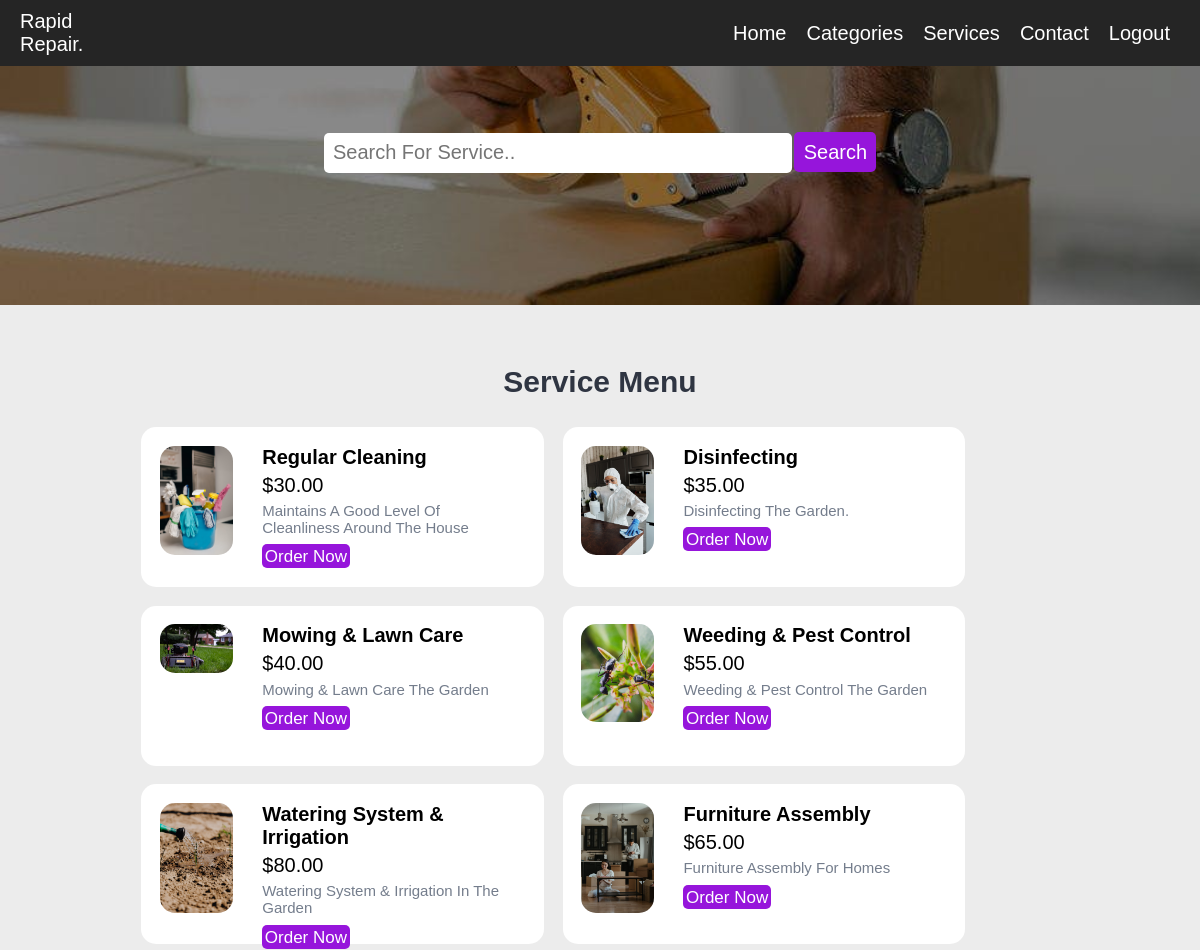
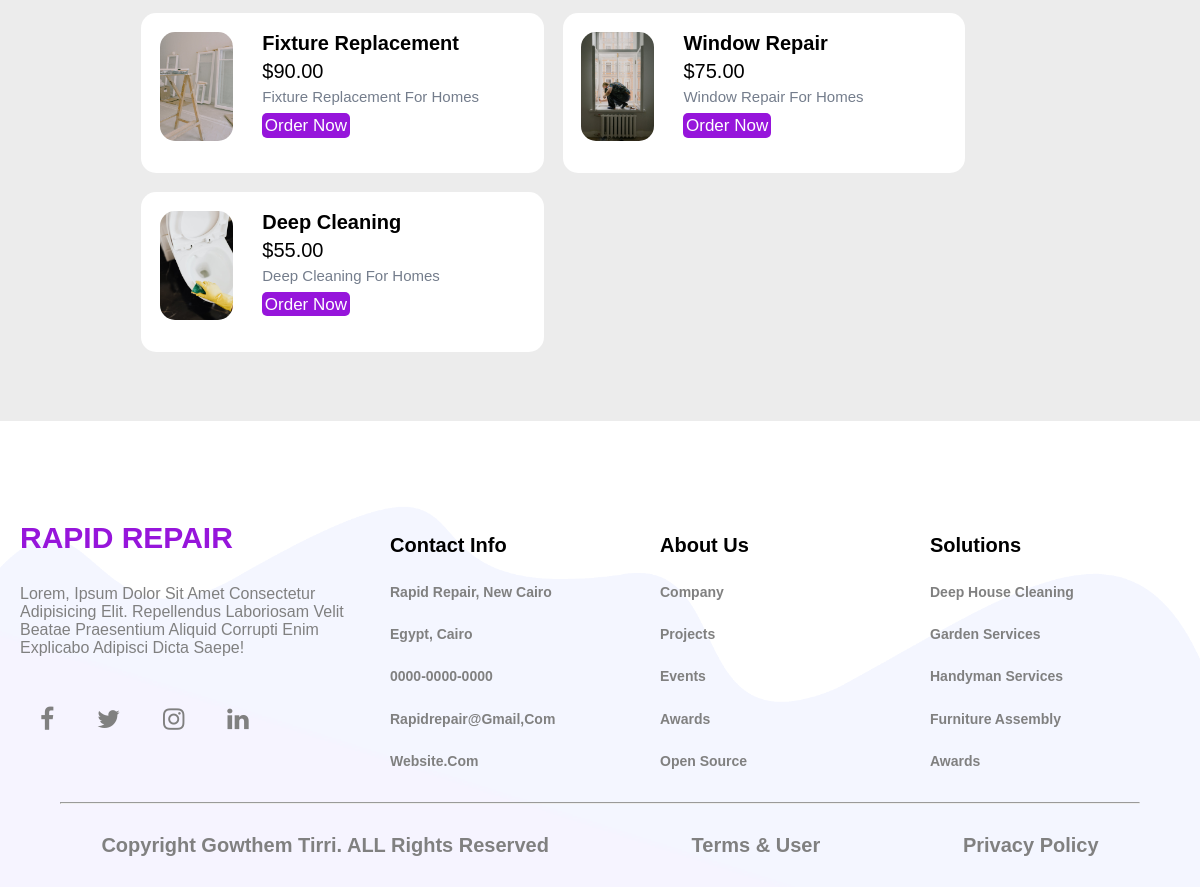
Page /service.php (signed in) on the committed database (2 pictures, top to bottom).
### tables this page shows
CREATE TABLE `tbl_services` (
  `id` int(11) NOT NULL,
  `title` varchar(100) NOT NULL,
  `description` text NOT NULL,
  `price` decimal(10,2) NOT NULL,
  `image_name` varchar(255) NOT NULL,
  `category_id` int(10) UNSIGNED NOT NULL,
  `featured` varchar(10) NOT NULL,
  `active` varchar(10) NOT NULL
);

### service.php (the view, shortened to what this page needs)
<?php include('partials-front/menu.php');
include "./config/constants.php";
if (isset($_SESSION['id']) && isset($_SESSION['user_name'])) { ?>
        <section class="service-search text-center">
            <div class="container">
                <form action="<?php echo SITEURL; ?>service-search.php" method="POST">
                    <input type="search" name="search" placeholder="Search for Service.." required>
                    <input type="submit" name="submit" value="Search" class="btn btn-primary">
                </form>
            </div>
        </section>
        <section class="service-menu">
            <div class="container">
                <h2 class="text-center">Service Menu</h2>
                <?php
                    $sql = "SELECT * FROM tbl_services WHERE active='Yes'";
                    $res = mysqli_query($conn, $sql);
                    $count = mysqli_num_rows($res);
                    if($count>0)
                    {
                        while($row=mysqli_fetch_assoc($res))
                        {
                            $id = $row['id'];
                            $title = $row['title'];
                            $description = $row['description'];
                            $price = $row['price'];
                            $image_name = $row['image_name'];
                            ?>
                            <div class="service-menu-box">
                                <div class="service-menu-img">
                                <?php
                                        if($image_name=="")
                                        {
                                            echo "<div class='error'>image not available</div>";
                                        }
                                        else
                                        {
                                            ?>
                                            <img src="<?php echo SITEURL; ?>images/service/<?php echo $image_name; ?>" alt="Pizza" class="img-responsive img-curve">
                                            <?php
                                        }
                                    ?>
                                </div>
                                <div class="service-menu-desc">
                                    <h4><?php echo $title ?></h4>
                                    <p class="service-price">$<?php echo $price ?></p>
                                    <p class="service-detail"><?php echo $description ?></p>
                                    <br>
                                    <a href="<?php echo SITEURL ?>order.php?service_id=<?php echo $id; ?>" class="btn btn-primary">Order Now</a>
                                </div>
                            </div>
                            <?php
                        }
                    }
                    else
                    {
                        echo "<div class='error'>Service not found</div>";
                    }
                ?>
            </div>
        </section>
        <?php include('partials-front/footer.php'); ?>
    </body>
    </html>
<?php
}else
{
    header("location: login2.php");
    exit();
}
?>

### css/style-admin2.css (style rules this page uses)
:root { --color: #9615db; --gradient-1: linear-gradient(to bottom right, #7d7f80, #9615db); --gradient-2: linear-gradient(to bottom right, #d2d3d3, #7d7f80); --gradient-3: linear-gradient(to bottom right, #555759, #2d3032); --gradient-4: linear-gradient(to bottom right, #9615db, #d2d3d3); }
* { font-family: Arial, Helvetica, sans-serif; margin: 0; padding: 0; box-sizing: border-box; text-transform: capitalize; text-decoration: none; }
html { font-size: 62.5%; }
.container { width: 80%; margin: 0 auto; padding: 1%; }
.img-responsive { width: 100%; }
.img-curve { border-radius: 15px; }
.text-center { text-align: center; }
a { color: #9615db; text-decoration: none; }
.btn { padding: 1%; border: none; font-size: 1.7rem; border-radius: 5px; }
.btn-primary { background-color: #9615db; color: white; cursor: pointer; }
h2 { color: #2f3542; font-size: 3rem; margin-bottom: 2%; }
h4 { font-size: 2rem; }
.service-search { background-image: url(../images/landing_img/project9.jpeg); background-size: cover; background-repeat: no-repeat; background-position: center; padding: 10% 0; }
.service-search input[type="search"] { width: 50%; height: 4rem; padding: 1%; font-size: 2rem; border: none; border-radius: 5px; }
.service-search input[type="submit"] { height: 4rem; padding-bottom: 3%; font-size: 2rem; border: none; border-radius: 5px; }
.service-menu { background-color: #ececec; padding: 4% 0; }
.service-menu-box { width: 43%; height: 20%; margin: 1%; padding: 2%; float: left; background-color: white; border-radius: 15px; }
.service-menu-img { width: 20%; float: left; }
.service-menu-desc { width: 70%; float: left; margin-left: 8%; }
.service-price { font-size: 2rem; margin: 2% 0; }
.service-detail { font-size: 1.5rem; color: #747d8c; }

### rows in the picture
tbl_services: image_name (picture), title "Regular Cleaning", price "30.00", description "Maintains A Good Level Of Cleanliness Around The House"
tbl_services: image_name (picture), title "Disinfecting", price "35.00", description "Disinfecting The Garden."
tbl_services: image_name (picture), title "Mowing & Lawn Care", price "40.00", description "Mowing & Lawn Care The Garden"
tbl_services: image_name (picture), title "Weeding & Pest Control", price "55.00", description "Weeding & Pest Control The Garden"
tbl_services: image_name (picture), title "Watering System & Irrigation", price "80.00", description "Watering System & Irrigation In The Garden"
tbl_services: image_name (picture), title "Furniture Assembly", price "65.00", description "Furniture Assembly For Homes"
tbl_services: image_name (picture), title "Fixture Replacement", price "90.00", description "Fixture Replacement For Homes"
tbl_services: image_name (picture), title "Window Repair", price "75.00", description "Window Repair For Homes"
tbl_services: image_name (picture), title "Deep Cleaning", price "55.00", description "Deep Cleaning For Homes"
